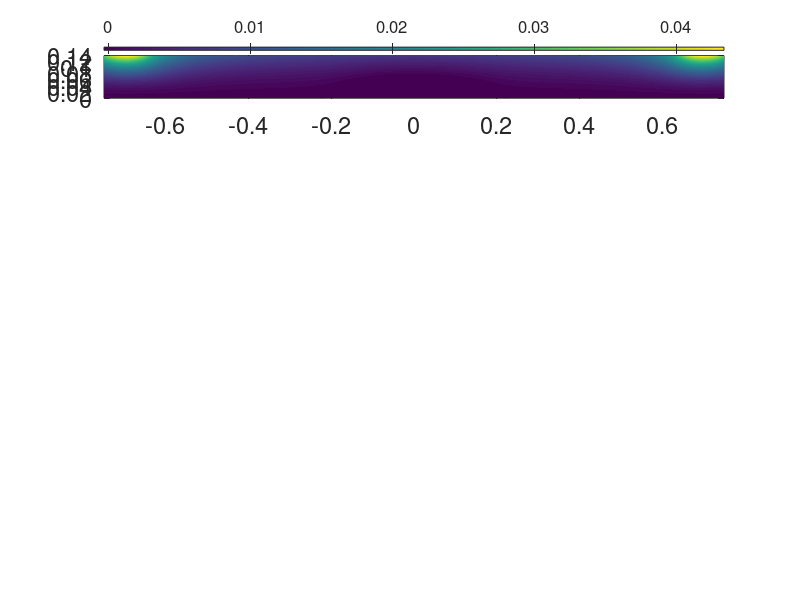

Recreate this plot in MATLAB. (Note: this script raises an error after producing the figure.)
% Hua-sheng Xie, huashengxie@gmail.com, 2019-05-29 14:47
% Read psi(r,z) and plot
close all; clear; clc;

load('psiq1.mat');
rw=max(max(Rq)); zw=max(max(Zq)); zwa=min(min(Zq));
[nRq,nZq]=size(psiq);

nR=nRq; nZ=nZq;
Rlow=0; Rup=rw; Zlow=zwa; Zup=zw;
rr=linspace(Rlow,Rup,nR); zz=linspace(Zlow,Zup,nZ);
dR=rr(2)-rr(1); dZ=zz(2)-zz(1);
[R,Z]=ndgrid(rr,zz); dR2=dR*dR; dZ2=dZ*dZ;
psi=interp2(Zq,Rq,psiq,Z,R,'spline'); % 'cubic'

Br=0.*psi; Bz=0.*psi; dp=0.*psi; J=0.*psi;
for jZ=2:(nZ-1)
    for jR=2:(nR-1)
        Br(jR,jZ)=-1/R(jR,jZ)*(psi(jR,jZ+1)-psi(jR,jZ-1))/(2*dZ);
        Bz(jR,jZ)= 1/R(jR,jZ)*(psi(jR+1,jZ)-psi(jR-1,jZ))/(2*dR);
        J(jR,jZ)=-1/R(jR,jZ)*((psi(jR+1,jZ)-2*psi(jR,jZ)+psi(jR-1,jZ))/(dR^2)...
            -1/R(jR,jZ)*(psi(jR+1,jZ)-psi(jR-1,jZ))/(2*dR)...
            +(psi(jR,jZ+1)-2*psi(jR,jZ)+psi(jR,jZ-1))/(dZ^2)); % to check
        dp(jR,jZ)=J(jR,jZ)/R(jR,jZ);
    end
end

for jZ=1:nZ
    psi(1,jZ)=psi(2,jZ); psi(nR,jZ)=psi(nR-1,jZ);
    Br(1,jZ)=Br(2,jZ); Br(nR,jZ)=Br(nR-1,jZ);
    Bz(1,jZ)=Bz(2,jZ); Bz(nR,jZ)=Bz(nR-1,jZ);
    J(1,jZ)=J(2,jZ); J(nR,jZ)=J(nR-1,jZ);
    dp(1,jZ)=dp(2,jZ); dp(nR,jZ)=dp(nR-1,jZ);
end

[jRo,jZo]=find(psi==min(min(psi)));
[jRm,jZm]=find(psi==max(max(psi)));
ro=R(jRo(1),jZo(1)); zo=Z(jRo(1),jZo(1));
zm=Z(jRm(1),jZm(1));
rm=0.14;

%%
close all;
hf=figure('unit','normalized','Position',[0.6 0.1 0.4 0.7],...
   'DefaultAxesFontSize',12);
hs1=subplot(611);
pcolor(Z,R,psi); shading interp; hold on; colorbar('northOutside');
set(gca,'Fontsize',17);
psimin=min(min(psi));
vv=[0,0.01,0.15,0.4,0.9*psimin,0.3*psimin,0.03*psimin];
[C1,h1]=contour(Z,R,psi,vv,'linewidth',1,'linestyle','-',...
    'color','k','visible','off'); hold on;
[C2,h2]=contour(Z,R,psi,[0,0],'linewidth',1,'linestyle',...
    '--','color','r','visible','off'); hold on;
ylabel('R (m)');  axis tight; box on; % title('(a) \psi');
plot(zo,ro,'rx');
ylim([0,rm]);
set(gca,'ytick',[0:0.2:rm]);

subplot(612);
pcolor(Z,R,Br); shading interp; hold on; colorbar('northOutside');
set(gca,'Fontsize',17);
ylabel('R (m)');  axis tight; box on; % title('(b) B_r');
ylim([0,rm]);
set(gca,'ytick',[0:0.2:rm]);
subplot(613);
pcolor(Z,R,Bz); shading interp; hold on; colorbar('northOutside');
set(gca,'Fontsize',17);
ylabel('R (m)');   box on; % title('(c) B_z');

subplot(614);
pcolor(Z,R,J); shading interp; hold on; colorbar('northOutside');
set(gca,'Fontsize',17);
ylabel('R (m)');  axis tight; box on; % title('(d) J_\zeta');
subplot(615);
pcolor(Z,R,dp); shading interp; hold on; colorbar('northOutside');
set(gca,'Fontsize',17);
ylabel('R (m)');  axis tight; box on;%title('(e) dp/d\psi');

JBz=J.*Bz;
JBr=J.*Br;

imethod=2;
p=0.*R;
if(imethod==1) % calculate fro dpsi

    for jR=2:nR
        p(jR,jZo)=p(jR-1,jZo)+0.5*(dp(jR-1,jZo)+dp(jR,jZo))*(psi(jR,jZo)-psi(jR-1,jZo));
    end
    for jR=1:nR
        for jZ=(jZo-1):-1:1
            p(jR,jZ)=p(jR,jZ+1)+0.5*(dp(jR,jZ)+dp(jR,jZ+1))*(psi(jR,jZ)-psi(jR,jZ+1));
        end
        for jZ=(jZo+1):1:nZ
            p(jR,jZ)=p(jR,jZ-1)+0.5*(dp(jR,jZ)+dp(jR,jZ-1))*(psi(jR,jZ)-psi(jR,jZ-1));
        end
    end
else % calculate from dr and dz
    for jR=2:nR
        p(jR,jZo)=p(jR-1,jZo)+0.5*(JBz(jR-1,jZo)+JBz(jR,jZo))*dR;
    end
    for jR=1:nR
        for jZ=(jZo-1):-1:1
            p(jR,jZ)=p(jR,jZ+1)+0.5*(JBr(jR,jZ)+JBr(jR,jZ+1))*dZ;
        end
        for jZ=(jZo+1):1:nZ
            p(jR,jZ)=p(jR,jZ-1)-0.5*(JBr(jR,jZ)+JBr(jR,jZ-1))*dZ;
        end
    end
end
p=p-min(min(p))+0.05*(max(max(p)-min(min(p))));
subplot(6,1,6);

pcolor(Z,R,p); shading interp; hold on; colorbar('northOutside');
set(gca,'Fontsize',17);
xlabel('Z (m)');ylabel('R (m)'); axis tight; box on;%title('(f) p(\psi)'); 
set(gca,'ytick',[0:0.2:rm]);

%%

C1(C1>5)=NaN;
C2(C2>5)=NaN;
strj={'\psi','B_r','B_z','J_\zeta','dp/d\psi','p(\psi)'};
for j=1:6
    subplot(6,1,j);
    plot(C1(1,:),C1(2,:),'k','linewidth',1);
    plot(C2(1,:),C2(2,:),'r--','linewidth',1);
    stj=['(',char(96+j),') '];
    stj=strcat(strj(j));
    text(0.8*zw,0.8*rw,stj,'fontsize',18,'color','m');
end

%%
dpdr=0.*p;
dpdz=0.*p;
for jR=2:(nR-1)
    for jZ=2:(nZ-1)
        dpdr(jR,jZ)=(p(jR+1,jZ)-p(jR-1,jZ))/(2*dR);
        dpdz(jR,jZ)=(p(jR,jZ+1)-p(jR,jZ-1))/(2*dZ);
    end
end
JBr_o_dpdz=-JBr./dpdz;
JBz_o_dpdr=JBz./dpdr;

[jr,jz]=ndgrid(1:nR,1:nZ);
eqdat=[reshape(jr,1,[]);reshape(jz,1,[]);reshape(R,1,[]);...
    reshape(Z,1,[]);reshape(psi,1,[]);reshape(p,1,[]);reshape(J,1,[])];
% fid = fopen('frceq.dat', 'w');
% fprintf(fid,'%d\n%d\n',nR,nZ);
% fprintf(fid,'%5d %5d %16.7e %16.7e %16.7e %16.7e %16.7e \n',eqdat);
% fclose(fid);
